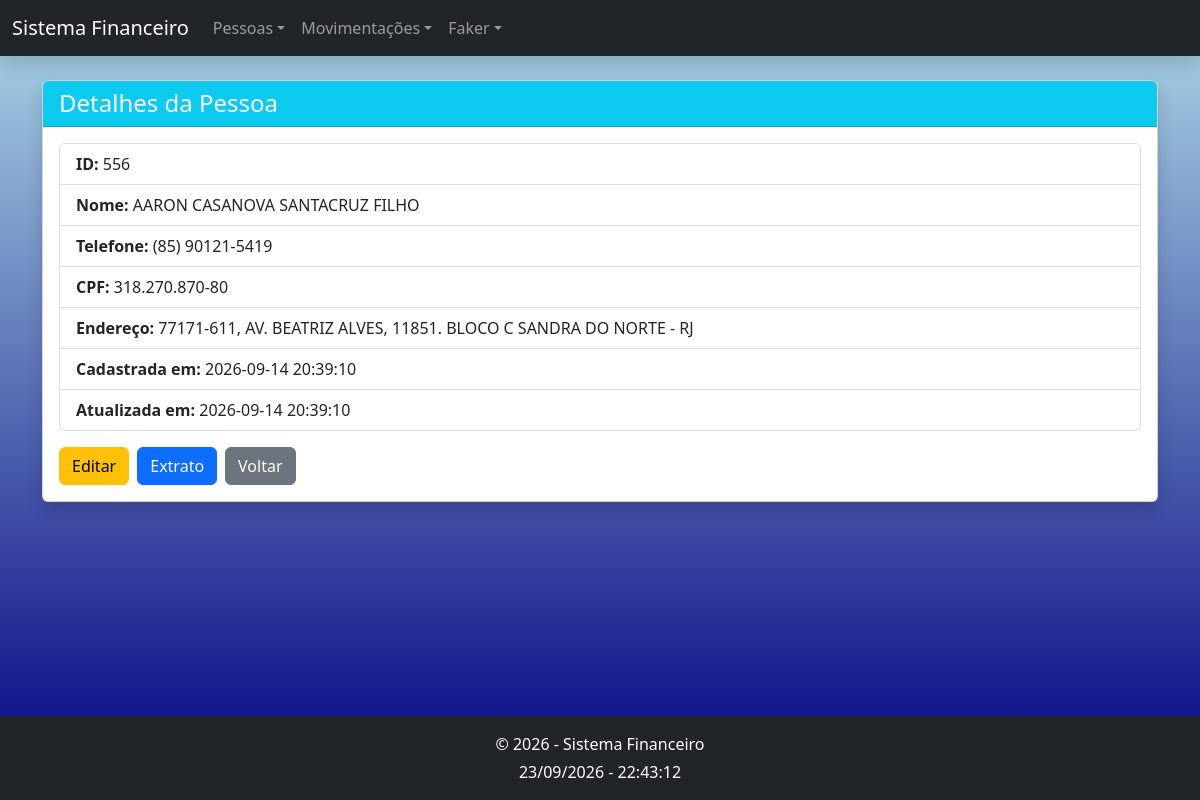
The app's page /pessoas/556 with its own data.
### tables this page shows
CREATE TABLE `pessoas` (
  `id` int(11) NOT NULL AUTO_INCREMENT,
  `nome` varchar(100) NOT NULL,
  `telefone` varchar(15) DEFAULT NULL,
  `cpf` varchar(11) NOT NULL,
  `endereco` varchar(255) DEFAULT NULL,
  `createdAt` timestamp NULL DEFAULT current_timestamp(),
  `updatedAt` timestamp NULL DEFAULT current_timestamp() ON UPDATE current_timestamp(),
  PRIMARY KEY (`id`) USING BTREE,
  UNIQUE KEY `cpf` (`cpf`) USING BTREE
);

### src/Core/View.php (called while the page is built, shortened)
<?php
class View
{
    public static function render(string $view, array $dados = [], string $layout = 'layout'): void
    {
        self::incluir($view, $dados);
        $content = ob_get_clean();
        self::incluir($layout, $dados + ['content' => $content]);
    }
    private static function incluir(string $view, array $dados): void
    {
        extract($dados, EXTR_SKIP);
        require self::PASTA . '/' . $view . '.php';
    }
}

### src/Controllers/PessoaController.php (called while the page is built, shortened)
<?php
class PessoaController
{
    public function show(string $id): void
    {
        View::render('pessoas/detalhes', ['pessoa' => $this->buscarOu404($id)]);
    }
    private function buscarOu404(string $id): array
    {
        return $this->dao->findById((int) $id) ?? abort(404, 'Pessoa não encontrada.');
    }
}

### public/index.php (called while the page is built, shortened)
<?php
$router = new Router();
try {
    $router->dispatch($_SERVER['REQUEST_METHOD'], $_SERVER['REQUEST_URI']);
} catch (Throwable $e) {
    error_log($e);
    http_response_code(500);
    View::render('erros/erro', [
        'titulo'   => 'Erro interno',
        'mensagem' => config('debug') ? $e->getMessage() : 'Ocorreu um erro inesperado. Tente novamente.',
    ]);
}

### src/DAO/PessoaDAO.php (called while the page is built, shortened)
<?php
class PessoaDAO
{
    private PDO $conn;
    public function __construct(?PDO $conn = null)
    {
        $this->conn = $conn ?? Database::connection();
    }
    public function findById(int $id): ?array
    {
        $stmt = $this->conn->prepare("SELECT * FROM pessoas WHERE id = :id");
        $stmt->execute([':id' => $id]);
        return $stmt->fetch() ?: null;
    }
}

### config/config.php (called while the page is built)
<?php
return [
    'debug' => true,
    'db' => [
        'host'    => getenv('DB_HOST') ?: 'localhost',
        'name'    => getenv('DB_NAME') ?: 'aulapdo',
        'user'    => getenv('DB_USER') ?: 'root',
        'pass'    => getenv('DB_PASS') ?: '',
        'charset' => 'utf8mb4',
    ],
    'itens_por_pagina' => 10,
];

### src/helpers.php (called while the page is built, shortened)
<?php
function e(mixed $valor): string
{
    return htmlspecialchars((string) $valor, ENT_QUOTES | ENT_SUBSTITUTE, 'UTF-8');
}
function config(string $chave, mixed $padrao = null): mixed
{
    static $config = null;
    $config ??= require dirname(__DIR__) . '/config/config.php';
    $valor = $config;
    foreach (explode('.', $chave) as $parte) {
        $valor = $valor[$parte];
    }
    return $valor;
}

### src/Config/Database.php (called while the page is built, shortened)
<?php
class Database
{
    private static ?PDO $pdo = null;
    public static function connection(): PDO
    {
        $c = config('db');
        $dsn = "mysql:host={$c['host']};dbname={$c['name']};charset={$c['charset']}";
        try {
            self::$pdo = new PDO($dsn, $c['user'], $c['pass'], [
                PDO::ATTR_ERRMODE            => PDO::ERRMODE_EXCEPTION,
                PDO::ATTR_DEFAULT_FETCH_MODE => PDO::FETCH_ASSOC,
                PDO::ATTR_EMULATE_PREPARES   => false,
            ]);
        } catch (PDOException $e) {
            error_log('Erro de conexão: ' . $e->getMessage());
            throw new PDOException('Não foi possível conectar ao banco de dados. Verifique config/config.php.');
        }
        return self::$pdo;
    }
}

### src/Utils/Formatter.php (called while the page is built, shortened)
<?php
class Formatter
{
    public static function formatCpf(?string $cpf): string
    {
        $cpf = preg_replace('/\D/', '', (string) $cpf);
        if (strlen($cpf) === 11) {
            return substr($cpf, 0, 3) . '.' . substr($cpf, 3, 3) . '.' .
                   substr($cpf, 6, 3) . '-' . substr($cpf, 9, 2);
        }
        return $cpf;
    }
    public static function formatTelefone(?string $telefone): string
    {
        $telefone = preg_replace('/\D/', '', (string) $telefone);
        return match (strlen($telefone)) {
            11      => sprintf('(%s) %s-%s', substr($telefone, 0, 2), substr($telefone, 2, 5), substr($telefone, 7)),
            10      => sprintf('(%s) %s-%s', substr($telefone, 0, 2), substr($telefone, 2, 4), substr($telefone, 6)),
            default => $telefone,
        };
    }
}

### views/pessoas/detalhes.php (the view, shortened to what this page needs)
<div class="card shadow">
    <div class="card-header bg-info text-white"><h4 class="mb-0">Detalhes da Pessoa</h4></div>
    <div class="card-body">
        <ul class="list-group">
            <li class="list-group-item"><strong>ID:</strong> <?= e($pessoa['id']) ?></li>
            <li class="list-group-item"><strong>Nome:</strong> <?= e($pessoa['nome']) ?></li>
            <li class="list-group-item"><strong>Telefone:</strong> <?= e(Formatter::formatTelefone($pessoa['telefone'])) ?></li>
            <li class="list-group-item"><strong>CPF:</strong> <?= e(Formatter::formatCpf($pessoa['cpf'])) ?></li>
            <li class="list-group-item"><strong>Endereço:</strong> <?= e($pessoa['endereco']) ?></li>
            <li class="list-group-item"><strong>Cadastrada em:</strong> <?= e($pessoa['createdAt']) ?></li>
            <li class="list-group-item"><strong>Atualizada em:</strong> <?= e($pessoa['updatedAt']) ?></li>
        </ul>
        <div class="mt-3 d-flex gap-2">
            <a href="/pessoas/<?= (int) $pessoa['id'] ?>/editar" class="btn btn-warning">Editar</a>
            <a href="/movimentacoes/extrato/<?= (int) $pessoa['id'] ?>" class="btn btn-primary">Extrato</a>
            <a href="/pessoas" class="btn btn-secondary">Voltar</a>
        </div>
    </div>
</div>

### src/Core/Router.php (shortened to what this page needs)
<?php
class Router
{
    private array $rotas = [];
    private function add(string $metodo, string $caminho, array $handler): void
    {
        $regex = '#^' . preg_replace('#\{(\w+)\}#', '(?P<$1>[^/]+)', $caminho) . '$#';
        $this->rotas[$metodo][] = [$regex, $handler];
    }
    public function dispatch(string $metodo, string $uri): void
    {
        $caminho = rtrim((string) parse_url($uri, PHP_URL_PATH), '/') ?: '/';
        foreach ($this->rotas[$metodo] ?? [] as [$regex, $handler]) {
            if (preg_match($regex, $caminho, $m)) {
                $params = array_values(array_filter($m, 'is_string', ARRAY_FILTER_USE_KEY));
                [$classe, $acao] = $handler;
                (new $classe())->$acao(...$params);
                return;
            }
        }
    }
}

### views/layout.php (shortened to what this page needs)
<!DOCTYPE html>
<html lang="pt-BR">
<head>
    <link href="https://cdn.jsdelivr.net/npm/bootstrap@5.3.3/dist/css/bootstrap.min.css" rel="stylesheet">
    <link href="/assets/css/app.css" rel="stylesheet">
</head>
<body class="d-flex flex-column min-vh-100">
<nav class="navbar navbar-expand-lg navbar-dark bg-dark shadow">
    <div class="container-fluid">
        <a class="navbar-brand" href="/">Sistema Financeiro</a>
        <div class="collapse navbar-collapse" id="navbarSistema">
            <ul class="navbar-nav me-auto">
                <li class="nav-item dropdown">
                    <a class="nav-link dropdown-toggle" href="#" role="button" data-bs-toggle="dropdown">Pessoas</a>
                </li>
                <li class="nav-item dropdown">
                    <a class="nav-link dropdown-toggle" href="#" role="button" data-bs-toggle="dropdown">Movimentações</a>
                </li>
                <li class="nav-item dropdown">
                    <a class="nav-link dropdown-toggle" href="#" role="button" data-bs-toggle="dropdown">Faker</a>
                </li>
            </ul>
        </div>
    </div>
</nav>
<main class="flex-grow-1 container mt-4">
    <?= $content ?>
</main>
<footer class="bg-dark text-white text-center py-3 mt-4">
    <p class="mb-1">&copy; <?= date('Y') ?> - Sistema Financeiro</p>
    <p id="relogio" class="mb-0"></p>
</footer>
</body>
</html>

### public/assets/css/app.css (style rules this page uses)
body { background: linear-gradient(to bottom, #add8e6, #000080); background-attachment: fixed; }

### records on screen
pessoas: id "556", nome "AARON CASANOVA SANTACRUZ FILHO", telefone "(85) 90121-5419", cpf "318.270.870-80", endereco "77171-611, AV. BEATRIZ ALVES, 11851. BLOCO C SANDRA DO NORTE - RJ", createdAt "2026-09-14 20:39:10", updatedAt "2026-09-14 20:39:10"
